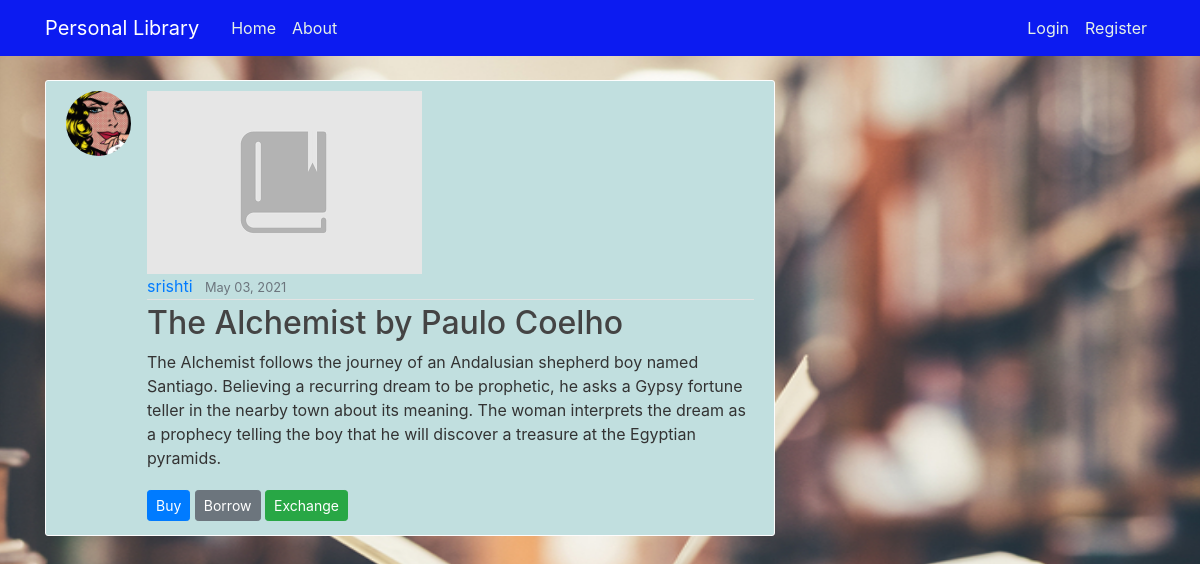
/post/5/, run on the app's committed database.
### library/models.py (models this page shows, shortened)
class Post(models.Model):
    title = models.CharField(max_length=100, help_text="Please enter the NAME of the book and its AUTHOR!")
    content = models.TextField(max_length=1000, help_text="Enter a SUMMARY for the book!")
    date_posted = models.DateTimeField(default=timezone.now)
    author = models.ForeignKey(User, on_delete=models.CASCADE)
    book_img = models.ImageField(default='default_book.jpg', upload_to='book_images')

### users/models.py (models this page shows, shortened)
class Profile(models.Model):
    user = models.OneToOneField(User, on_delete=models.CASCADE)
    image = models.ImageField(default='default.jpg',upload_to='profile_pics')

### library/views.py (the view)
# urls.py: path('post/<int:pk>/', PostDetailView.as_view(), name='post-detail'),
class PostDetailView(DetailView):
    model=Post

### library/templates/library/post_detail.html (shortened to what this page needs)
{% extends "library/base.html" %}
{% block content %}
  <article class="media content-section">
    <img class="rounded-circle article-img" src="{{ object.author.profile.image.url }}">
    <div class="media-body">
      <img src="{{ object.book_img.url }}">
      <div class="article-metadata">
        <a class="mr-2" href="{% url 'user-posts' object.author.username %}">{{ object.author }}</a>
        <small class="text-muted">{{ object.date_posted|date:"F d, Y" }}</small>
      </div>
      <h2 class="article-title">{{ object.title }}</h2>
      <p class="article-content">{{ object.content }}</p>
      {% if object.author == user %}
          <div>
            <a class="btn btn-primary btn-sm mt-1 mb-1" href="#">Donate</a>
            <a class="btn btn-secondary btn-sm mt-1 mb-1" href="#">Sell</a>
            <a class="btn btn-success btn-sm mt-1 mb-1" href="#">Exchange</a>
          </div>
      {% else %}
      <div>
        <a class="btn btn-primary btn-sm mt-1 mb-1" href="#">Buy</a>
        <a class="btn btn-secondary btn-sm mt-1 mb-1" href="#">Borrow</a>
        <a class="btn btn-success btn-sm mt-1 mb-1" href="#">Exchange</a>
      </div>
      {% endif %}
    </div>
  </article>
{% endblock content %}

### library/static/library/main.css (style rules this page uses)
body { background: #fafafa; color: #333333; margin-top: 5rem; }
h1, h2, h3, h4, h5, h6 { color: #444444; }
.content-section { background: #c1dfdf; padding: 10px 20px; border: 1px solid #fdfdfd; border-radius: 3px; margin-bottom: 20px; }
.article-title { color: #444444; }
.article-content { white-space: pre-line; }
.article-img { height: 65px; width: 65px; margin-right: 16px; }
.article-metadata { padding-bottom: 1px; margin-bottom: 4px; border-bottom: 1px solid #e3e3e3 }
#bg { background-repeat: no-repeat; background-size: 1800px 900px; background-position: top; background-attachment: fixed; }

### data on the page
Post: author.profile.image (picture), book_img (placeholder picture), author "srishti", date_posted "May 03, 2021", title "The Alchemist by Paulo Coelho", content "The Alchemist follows the journey of an Andalusian shepherd boy named Santiago. Believing a recurring dream to be prophetic, he asks a Gypsy fortune teller in the nearby town about its meaning. The woman interprets the dream as a prophecy telling the boy that he will discover a treasure at the Egyptian pyramids."
